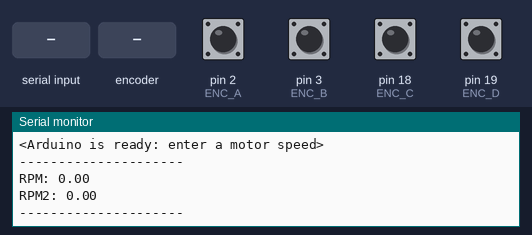
Bench run of a sketch on a simulated Arduino Mega 2560, built with avr-gcc and run on an emulated ATmega2560. On the bench: the last lines printed to the serial monitor. The test bench sets the inputs (shaded band); at power-on: pin 2 (ENC_A), pin 3 (ENC_B), pin 18 (ENC_C), pin 19 (ENC_D) HIGH.

Above: at 1.2 s.
1.3 s: "90,45\n" received over Serial
At 1.9 s:
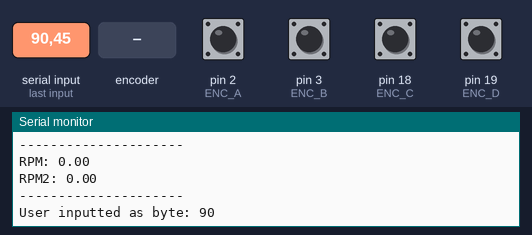
2.8 s: rotary encoder on pin 2 (ENC_A) / pin 3 (ENC_B) turned 1 step (first pin leading)
4.5 s: "30,150\n" received over Serial
At 4.81 s:
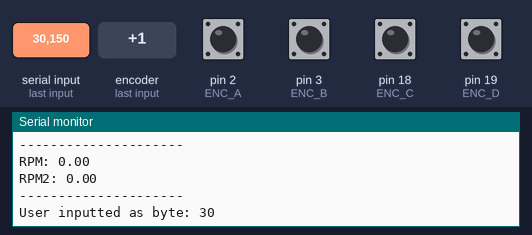
6.0 s: rotary encoder on pin 2 (ENC_A) / pin 3 (ENC_B) turned 3 steps (first pin leading)
Timing chart, 0 to 9.0 s (numbered marks = the images above; inputs shaded):
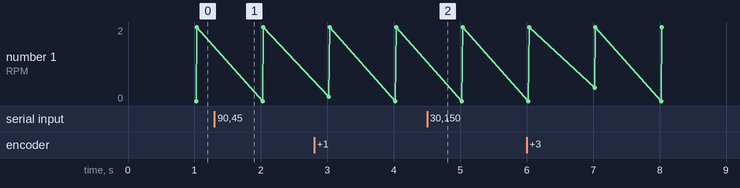

Measured:
- after the input at 1.3 s, the serial monitor: prints a new line at once (image 1)
- after the input at 4.5 s, the serial monitor: prints a new line at once (image 2)

The sketch:

V6_MEGA_DualControlFixed.ino
```cpp
//#include <SoftwareSerial.h>

// Define SoftwareSerial pins for communication with Sabertooth
//SoftwareSerial sabertoothSerial(10, 11); // RX, TX

#define laptop Serial
#define sabertoothSerial Serial2

// Define variables needed to recive user input for motor speed
const byte numChars = 32;
char receivedChars[numChars];   // an array to store the received data
boolean newData = false;
byte dataByte = 0;

// Define Interrupt Pins for Encoder Reading
#define ENC_A 2
#define ENC_B 3
#define ENC_C 18
#define ENC_D 19

// Variables for encoder counting
unsigned long _lastIncReadTime = micros();
unsigned long _lastDecReadTime = micros();
volatile int counter = 0;
unsigned long _lastIncReadTime2 = micros();
unsigned long _lastDecReadTime2 = micros();
volatile int counter2 = 0;
int _pauseLength = 25000;
int _fastIncrement = 1; // used to be 10

// Variables for RPM reading
unsigned long previousMillis = 0;
unsigned long interval = 1000;
float CPR = 500;
unsigned long seconds = interval/1000;
float prev_pulses_counted = 0;
float  pulses_counted = 0;
float RPM = 0;
float prev_pulses_counted2 = 0;
float pulses_counted2 = 0;
float RPM2 = 0;


void setup() {
  laptop.begin(9600); // hardware serial communication (for laptop)
  sabertoothSerial.begin(9600); // software serial communication (for sabertooth)

  // Set encoder pins and attach interrupts
  pinMode(ENC_A, INPUT_PULLUP);
  pinMode(ENC_B, INPUT_PULLUP);
  attachInterrupt(digitalPinToInterrupt(ENC_A), readEncoder, CHANGE); // run function read_encoder whenever there's a change on the ENC_A/B interrupt pins
  attachInterrupt(digitalPinToInterrupt(ENC_B), readEncoder, CHANGE);

  pinMode(ENC_C, INPUT_PULLUP);
  pinMode(ENC_D, INPUT_PULLUP);
  attachInterrupt(digitalPinToInterrupt(ENC_C), readEncoder2, CHANGE); // same as above for ENC_C/D pins
  attachInterrupt(digitalPinToInterrupt(ENC_D), readEncoder2, CHANGE);

  laptop.println(" ");
  laptop.println(" ");
  laptop.println("<Arduino is ready: enter a motor speed>");
}


void loop() {
  checkForInput();
  showNewNumber();
  checkTime();

  static int lastCounter = 0;
}


void checkForInput() {
    static byte ndx = 0;
    char endMarker = '\n';
    char rc;

    if (laptop.available() > 0) {
        rc = laptop.read();

        if (rc != endMarker) {
            receivedChars[ndx] = rc;
            ndx++;
            if (ndx >= numChars) {
                ndx = numChars - 1;
            }
        } else {
            receivedChars[ndx] = '\0'; // terminate the string
            ndx = 0;
            newData = true;
        }
    }
}

void showNewNumber() {
  // Print what the user inputted as a byte
    if (newData == true) {
        dataByte = (byte)atoi(receivedChars);
        laptop.println("User inputted as byte: " + String(dataByte));
        //Serial.println(counter);
        runMotors();
        newData = false;
    }
}

void runMotors() {
  // Send the motor control signal to Sabertooth using SoftwareSerial
  sabertoothSerial.write(dataByte);
}

void readEncoder() {
  // Encoder interrupt routine for both pins. Updates counter
  // if they are valid and have rotated a full indent

  static uint8_t old_AB = 3;  // Lookup table index
  static int8_t encval = 0;   // Encoder value
  static const int8_t enc_states[]  = {0,-1,1,0,1,0,0,-1,-1,0,0,1,0,1,-1,0}; // Lookup table

  old_AB <<=2;  // Remember previous state

  if (digitalRead(ENC_A)) old_AB |= 0x02; // Add current state of pin A
  if (digitalRead(ENC_B)) old_AB |= 0x01; // Add current state of pin B

  encval += enc_states[( old_AB & 0x0f )];

  // Update counter if encoder has rotated a full indent, that is at least 4 steps
  if( encval > 3 ) {        // Four steps forward
    int changevalue = 1;
    if((micros() - _lastIncReadTime) < _pauseLength) {
      changevalue = _fastIncrement * changevalue;
    }
    _lastIncReadTime = micros();
    counter = counter + changevalue;              // Update counter
    encval = 0;
  }
  else if( encval < -3 ) {        // Four steps backward
    int changevalue = -1;
    if((micros() - _lastDecReadTime) < _pauseLength) {
      changevalue = _fastIncrement * changevalue;
    }
    _lastDecReadTime = micros();
    counter = counter + changevalue;              // Update counter
    encval = 0;
  }
}

void readEncoder2() {
    static uint8_t old_CD = 3;
    static int8_t encval2 = 0;
    static const int8_t enc_states[]  = {0,-1,1,0,1,0,0,-1,-1,0,0,1,0,1,-1,0};

    old_CD <<= 2;

    if (digitalRead(ENC_C)) old_CD |= 0x02;
    if (digitalRead(ENC_D)) old_CD |= 0x01;

    encval2 += enc_states[( old_CD & 0x0F )];

    if (encval2 > 3) {
        int changevalue = 1;
        if ((micros() - _lastIncReadTime2) < _pauseLength) {
            changevalue = _fastIncrement * changevalue;
        }
        _lastIncReadTime2 = micros();
        counter2 += changevalue;
        encval2 = 0;
    }
    else if (encval2 < -3) {
        int changevalue = -1;
        if ((micros() - _lastDecReadTime2) < _pauseLength) {
            changevalue = _fastIncrement * changevalue;
        }
        _lastDecReadTime2 = micros();
        counter2 += changevalue;
        encval2 = 0;
    }
}


void printEncoderCount() {
  unsigned long currentMillis = millis();

  // Check if 1000 milliseconds (1 second) have passed since last print
  if (currentMillis - previousMillis >= interval) {
    previousMillis = currentMillis; // Save the current time
    laptop.print("Encoder count: ");
    laptop.println(counter); // Print the encoder count
  }
}

void checkTime() {
  unsigned long currentMillis = millis();

    if (currentMillis - previousMillis >= interval) {
        previousMillis = currentMillis;

        // Calc RPM for both encoders
        pulses_counted = counter - prev_pulses_counted;
        pulses_counted2 = counter2 - prev_pulses_counted2;
        calculateRPM();
        prev_pulses_counted = counter;
        prev_pulses_counted2 = counter2;
    }
}

void calculateRPM() {
  RPM = (pulses_counted/CPR)/seconds * 60;
  RPM2 = (pulses_counted2 / CPR) / seconds * 60;

  laptop.println("---------------------");
  laptop.println("RPM: " + String(RPM));
  laptop.println("RPM2: " + String(RPM2));
  laptop.println("---------------------");
}
```
